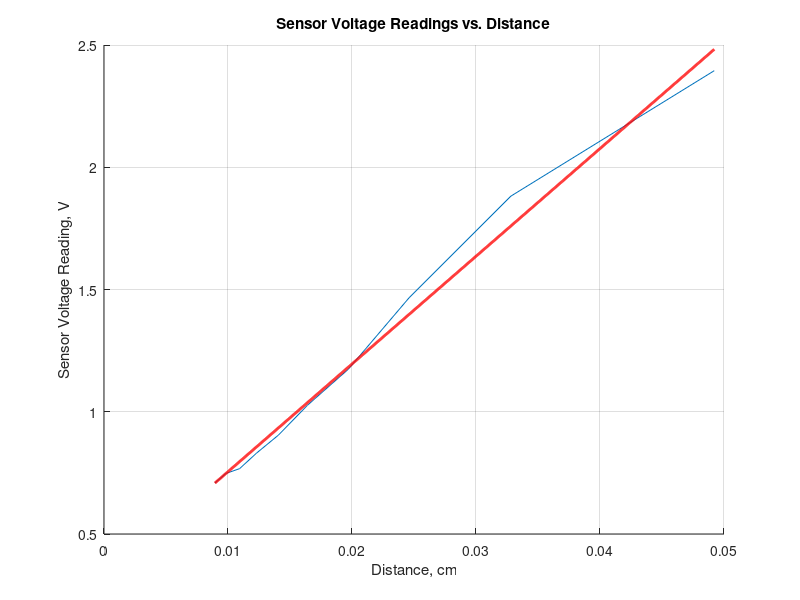

The MATLAB source for this figure:
distances_in = 8 : 4 : 44;
sensor_reading = [490, 385, 300, 240, 210, 185, 170, 157, 153, 145];

% convert to right units
distances_cm = 2.54*distances_in;
sensor_voltage = sensor_reading*5/1023;

hold on;
plot(1./distances_cm, sensor_voltage);
title("Sensor Voltage Readings vs. Distance")
xlabel("Distance, cm");
ylabel("Sensor Voltage Reading, V");


coefficients = polyfit(1./distances_cm, sensor_voltage, 1);

xFit = linspace(min(1./distances_cm), max(1./distances_cm), 1000);
yFit = polyval(coefficients, xFit);

hold on; % Set hold on so the next plot does not blow away the one we just drew.
plot(xFit, yFit, 'r-', 'LineWidth', 2); % Plot fitted line.
grid on;
hold off;
